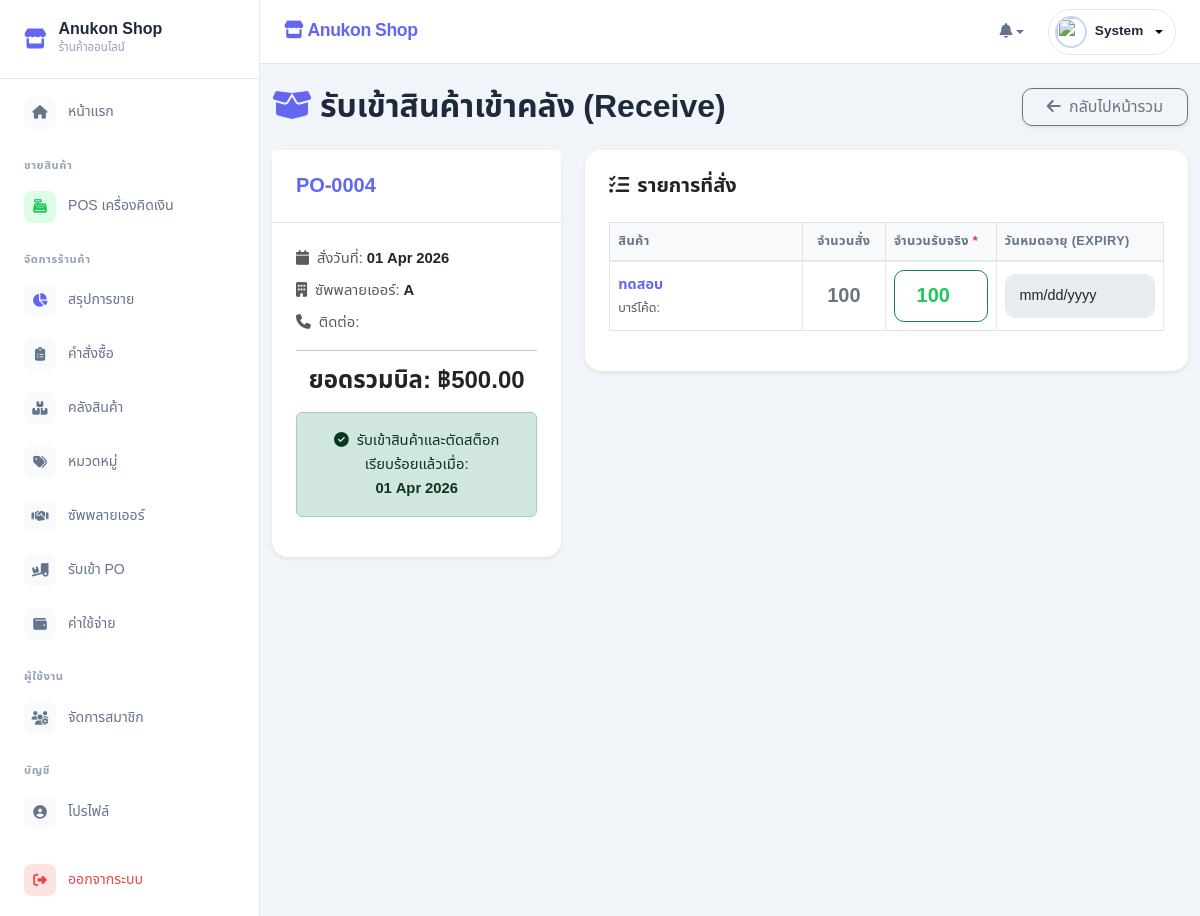
/views/purchase_receive.php?id=4 (signed in), run on the app's committed database.
### tables this page shows
CREATE TABLE `bill_purchases` (
  `purchases_id` int NOT NULL,
  `sp_id` int DEFAULT NULL,
  `total_cost` decimal(12,2) DEFAULT '0.00',
  `purchase_date` date DEFAULT NULL,
  `received_date` date DEFAULT NULL,
  `purchase_status` tinyint DEFAULT NULL COMMENT '1=Pending, 2=Received, 0=Cancelled',
  `remark` text,
  `created_at` timestamp NOT NULL DEFAULT CURRENT_TIMESTAMP,
  `updated_at` timestamp NOT NULL DEFAULT CURRENT_TIMESTAMP ON UPDATE CURRENT_TIMESTAMP
);

CREATE TABLE `supplers` (
  `sp_id` int NOT NULL,
  `sp_name` varchar(200) NOT NULL,
  `sp_tax` varchar(20) DEFAULT NULL,
  `sp_address` int DEFAULT NULL,
  `sp_email` varchar(100) DEFAULT NULL,
  `sp_status` tinyint DEFAULT '1',
  `ct_first_name` varchar(100) DEFAULT NULL,
  `ct_last_name` varchar(100) DEFAULT NULL,
  `ct_position` varchar(100) DEFAULT NULL,
  `ct_phone` varchar(20) DEFAULT NULL,
  `created_at` timestamp NOT NULL DEFAULT CURRENT_TIMESTAMP,
  `updated_at` timestamp NOT NULL DEFAULT CURRENT_TIMESTAMP ON UPDATE CURRENT_TIMESTAMP
);

CREATE TABLE `detail_purchases` (
  `dlt_purchases_id` int NOT NULL,
  `purchases_id` int NOT NULL,
  `product_id` int NOT NULL,
  `order_qty` int NOT NULL,
  `received_qty` int DEFAULT '0',
  `unit_cost` decimal(10,2) NOT NULL,
  `subtotal` decimal(12,2) DEFAULT NULL,
  `created_at` timestamp NOT NULL DEFAULT CURRENT_TIMESTAMP
);

CREATE TABLE `products` (
  `prod_id` int NOT NULL,
  `prod_name` varchar(200) NOT NULL,
  `type_id` int DEFAULT NULL,
  `barcode` varchar(50) DEFAULT NULL,
  `price` decimal(10,2) NOT NULL,
  `detail` text,
  `img` varchar(255) DEFAULT NULL,
  `status` tinyint DEFAULT '1',
  `created_at` timestamp NOT NULL DEFAULT CURRENT_TIMESTAMP,
  `updated_at` timestamp NOT NULL DEFAULT CURRENT_TIMESTAMP ON UPDATE CURRENT_TIMESTAMP
);

### views/purchase_receive.php (the view, shortened to what this page needs)
<?php
include_once '../includes/header.php';
include_once '../includes/sidebar.php';
$po_id = intval($_GET['id'] ?? 0);
$sql_po = "SELECT b.*, s.sp_name, s.ct_first_name, s.ct_phone, s.sp_tax
           FROM bill_purchases b
           LEFT JOIN supplers s ON b.sp_id = s.sp_id
           WHERE b.purchases_id = $po_id LIMIT 1";
$res_po = $conn->query($sql_po);
$po = $res_po->fetch_assoc();
$is_received = ($po['purchase_status'] == 2);
$sql_dtl = "SELECT d.*, p.prod_name, p.barcode
            FROM detail_purchases d
            JOIN products p ON d.product_id = p.prod_id
            WHERE d.purchases_id = $po_id";
$res_dtl = $conn->query($sql_dtl);
?>
<main id="content" class="flex-grow-1">
    <div class="container-fluid py-4">
        <div class="d-flex justify-content-between align-items-center mb-4">
            <h2 class="fw-bold mb-0">
                <i class="fa-solid fa-box-open text-primary me-2"></i>รับเข้าสินค้าเข้าคลัง (Receive)
            </h2>
            <a href="purchases.php" class="btn btn-outline-secondary rounded-pill px-4 shadow-sm">
                <i class="fa-solid fa-arrow-left me-1"></i> กลับไปหน้ารวม
            </a>
        </div>
        <div class="row g-4">
            <div class="col-lg-4">
                <div class="card border-0 shadow-sm rounded-4 sticky-top" style="top: 20px;">
                    <div class="card-header bg-white border-bottom p-4">
                        <h5 class="fw-bold mb-0 text-primary">PO-<?php echo str_pad($po['purchases_id'], 4, '0', STR_PAD_LEFT); ?></h5>
                    </div>
                    <div class="card-body p-4">
                        <p class="mb-2"><span class="text-muted"><i class="fa-solid fa-calendar me-2"></i>สั่งวันที่:</span> <strong><?php echo date('d M Y', strtotime($po['purchase_date'])); ?></strong></p>
                        <p class="mb-2"><span class="text-muted"><i class="fa-solid fa-building me-2"></i>ซัพพลายเออร์:</span> <strong><?php echo htmlspecialchars($po['sp_name']); ?></strong></p>
                        <p class="mb-2"><span class="text-muted"><i class="fa-solid fa-phone me-2"></i>ติดต่อ:</span> <strong><?php echo htmlspecialchars($po['ct_first_name'] . ' ' . $po['ct_phone']); ?></strong></p>
                        <hr>
                        <h4 class="fw-bold text-dark text-center my-3">ยอดรวมบิล: ฿<?php echo number_format($po['total_cost'], 2); ?></h4>
                        <?php if($is_received): ?>
                            <div class="alert alert-success text-center mt-3"><i class="fa-solid fa-check-circle me-1"></i> รับเข้าสินค้าและตัดสต็อกเรียบร้อยแล้วเมื่อ: <br><strong><?php echo date('d M Y', strtotime($po['received_date'])); ?></strong></div>
                        <?php else: ?>
                            <div class="alert alert-warning text-center mt-3"><i class="fa-solid fa-clock me-1"></i> สถานะ: รอรับสินค้า</div>
                        <?php endif; ?>
                    </div>
                </div>
            </div>
            <div class="col-lg-8">
                <div class="card border-0 shadow-sm rounded-4">
                    <form id="receiveForm">
                        <div class="card-body p-4">
                            <h5 class="fw-bold text-dark mb-4"><i class="fa-solid fa-list-check me-2"></i>รายการที่สั่ง</h5>
                            <div class="table-responsive">
                                <table class="table table-bordered align-middle table-hover">
                                    <thead class="table-light">
                                        <tr>
                                            <th>สินค้า</th>
                                            <th width="15%" class="text-center">จำนวนสั่ง</th>
                                            <th width="20%">จำนวนรับจริง <span class="text-danger">*</span></th>
                                            <th width="30%">วันหมดอายุ (Expiry)</th>
                                        </tr>
                                    </thead>
                                    <tbody>
                                        <?php while($item = $res_dtl->fetch_assoc()): ?>
                                            <tr>
                                                <td>
                                                    <div class="fw-bold text-primary"><?php echo htmlspecialchars($item['prod_name']); ?></div>
                                                    <small class="text-muted">บาร์โค้ด: <?php echo htmlspecialchars($item['barcode']); ?></small>
                                                </td>
                                                <td class="text-center fw-bold fs-5 text-secondary"><?php echo $item['order_qty']; ?></td>
                                                <td>
                                                    <input type="number" min="0" class="form-control fw-bold fs-5 text-center text-success border-success"
                                                           name="recv[<?php echo $item['dlt_purchases_id']; ?>][received_qty]"
                                                           value="<?php echo $is_received ? $item['received_qty'] : $item['order_qty']; ?>"
                                                           <?php echo $is_received ? 'readonly' : 'required'; ?>>
                                                </td>
                                                <td>
                                                    <input type="date" class="form-control"
                                                           name="recv[<?php echo $item['dlt_purchases_id']; ?>][expiry_date]"
                                                           <?php echo $is_received ? 'disabled' : ''; ?>>
                                                </td>
                                            </tr>
                                        <?php endwhile; ?>
                                    </tbody>
                                </table>
                            </div>
                        </div>
                    </form>
                </div>
            </div>
        </div>
    </div>
</main>
<?php include_once '../includes/footer.php'; ?>

### includes/header.php (style rules this page uses)
:root { --primary: #6366f1; --primary-hover: #4f46e5; --primary-light: #eef2ff; --primary-soft: #c7d2fe; --surface: #ffffff; --surface-alt: #f8fafc; --bg: #f1f5f9; --text: #1e293b; --text-muted: #94a3b8; --text-secondary: #64748b; --border: #e2e8f0; --success: #22c55e; --success-soft: #dcfce7; --danger: #ef4444; --danger-soft: #fee2e2; --warning: #f59e0b; --warning-soft: #fef3c7; --info: #3b82f6; --info-soft: #dbeafe; --radius: 16px; --radius-sm: 10px; --radius-xs: 6px; --shadow: 0 1px 3px rgba(0, 0, 0, 0.04), 0 1px 2px rgba(0, 0, 0, 0.03); --shadow-md: 0 4px 6px -1px rgba(0, 0, 0, 0.05), 0 2px 4px -2px rgba(0, 0, 0, 0.03); --shadow-lg: 0 10px 15px -3px rgba(0, 0, 0, 0.05), 0 4px 6px -4px rgba(0, 0, 0, 0.03); --transition: all 0.2s ease; }
* { box-sizing: border-box; }
body { font-family: 'Noto Sans Thai', sans-serif; background-color: var(--bg); margin: 0; padding: 0; overflow-x: hidden; color: var(--text); font-size: 0.925rem; line-height: 1.6; }
.text-primary { color: var(--primary) !important; }
.btn { border-radius: var(--radius-sm) !important; font-weight: 500; transition: var(--transition); }
.card { border: 1px solid var(--border); border-radius: var(--radius) !important; box-shadow: var(--shadow); background: var(--surface); transition: var(--transition); }
.form-control, .form-select { border-radius: var(--radius-sm) !important; border: 1px solid var(--border); padding: 10px 14px; font-size: 0.9rem; transition: var(--transition); }
.table { font-size: 0.9rem; }
.table th { font-weight: 600; font-size: 0.8rem; text-transform: uppercase; letter-spacing: 0.03em; color: var(--text-secondary); border-bottom: 2px solid var(--border); }
.table td { vertical-align: middle; color: var(--text); border-color: var(--border); }

### includes/sidebar.php (style rules this page uses)
.text-success { color: var(--success) !important; }

### data on the page
bill_purchases: purchases_id "0004", purchase_date "01 Apr 2026", sp.sp_name "A", total_cost "500.00", received_date "01 Apr 2026"
detail_purchases: product.prod_name "ทดสอบ", order_qty "100", received_qty "100"

### other printed values
$_SESSION['full_name'] "System"
